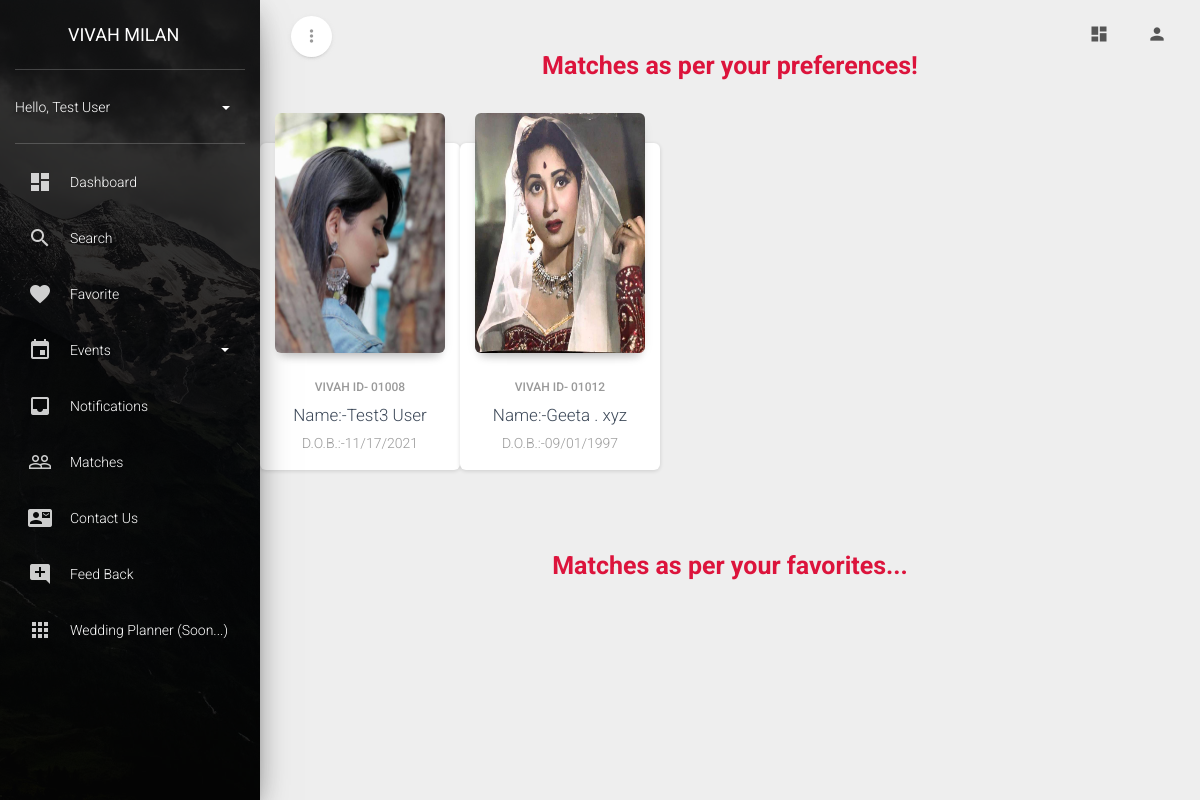
Screenshot of /matches (signed in) with the database file from the repository.
### webapp/models.py (models this page shows)
class Candidate(models.Model):
    user_id = models.OneToOneField(User, on_delete=models.CASCADE)
    candidate_id = models.CharField(max_length=10, default=gen_candidate_id, editable=True)
    Profile_pic = models.ImageField(upload_to=user_directory_path)
    Name = models.CharField(max_length=200)
    Gender = models.CharField(max_length=10)
    DOB = models.CharField(max_length=40)
    Occupation_type = models.CharField(max_length=40)
    Occupation_detail = models.CharField(max_length=500, null=True, blank=True)
    Education_title = models.CharField(max_length=20)
    Education_area = models.CharField(max_length=200)
    Hobby = models.CharField(max_length=500)
    About = models.CharField(max_length=500)
    Marital_st = models.CharField(max_length=30)
    Height = models.FloatField()
    Blood_group = models.CharField(max_length=30)
    Birth_name = models.CharField(max_length=50)
    Birth_time = models.CharField(max_length=30)
    Birth_place = models.CharField(max_length=50)
    Mother_tong = models.CharField(max_length=30)
    Complexion = models.CharField(max_length=30)
    Annual_income = models.CharField(max_length=30)
    First_gotra = models.CharField(max_length=30)
    Second_gotra = models.CharField(max_length=30)
    Address = models.CharField(max_length=500)
    City = models.CharField(max_length=50)
    Country = models.CharField(max_length=30)
    Postal_code = models.BigIntegerField()
    Email = models.EmailField()
    Contact_1 = models.BigIntegerField()
    Contact_1_name = models.CharField(max_length=100)
    Contact_1_relation = models.CharField(max_length=30)
    Contact_2 = models.BigIntegerField(null=True, blank=True)
    Contact_2_name = models.CharField(max_length=100, null=True, blank=True)
    Contact_2_relation = models.CharField(max_length=30, null=True, blank=True)
    Family = models.CharField(max_length=30)
    Fathers_name = models.CharField(max_length=150)
    Fathers_occupation = models.CharField(max_length=100)
    Mothers_name = models.CharField(max_length=150)
    Mothers_occupation = models.CharField(max_length=100)
    Number_brother = models.IntegerField()
    Brother_detail = models.CharField(max_length=500, null=True, blank=True)
    Number_sister = models.IntegerField()
    Sister_detail = models.CharField(max_length=500, null=True, blank=True)
    Partner_compx = models.CharField(max_length=100)
    Partner_occupation = models.CharField(max_length=100)
    Preffered_city = models.CharField(max_length=100)
    Partner_agefrom = models.IntegerField()
    Partner_ageto = models.IntegerField()
    Partner_height = models.FloatField()
    Partner_income = models.CharField(max_length=50)
    Partner_qualification = models.CharField(max_length=100)
    Approve_choices = (
        ('No', 'No'),
        ('Yes', 'Yes')
    )
    Approval = models.CharField(max_length=10, choices=Approve_choices, default='No')
    Member_choices = (
        ('Normal', 'Normal'),
        ('Premium', 'Premium')
    )
    Member = models.CharField(max_length=10, choices=Member_choices, default='Normal')

### webapp/views.py (the view)
# urls.py: path('matches', views.matches, name='matches'),
def matches(request):
    if request.user.is_authenticated:
        user = Candidate.objects.filter(user_id=request.user)
        if len(user) == 0:
            messages.info(request, 'Please create your profile!')
            return render(request, 'webapp/new_profile.html')
        user = Candidate.objects.filter(Q(user_id=request.user) & Q(Approval='Yes'))
        if len(user) == 0:
            messages.info(request, 'Your profile is not approved yet!')
            return render(request, 'webapp/matches.html')
        else:
            user = Candidate.objects.get(user_id=request.user)
            approved = Candidate.objects.filter(Approval='Yes')
            rec1 = approved.filter(Height__gte=user.Partner_height).exclude(Gender=user.Gender)
            rec = rec1.filter(Q(City__icontains=user.Preffered_city) | Q(Annual_income__icontains=user.Partner_income))
            if len(rec) == 0:
                rec = rec1
            fav = Favorite.objects.filter(user=request.user)
            if len(fav) != 0:
                data1 = Candidate.objects.all().exclude(Gender=user.Gender)
                if len(data1) == 0:
                    return render(request, 'webapp/matches.html', {'rec': rec})
                else:
                    datadf = pd.DataFrame.from_records(data1.values())
                    datadf['About'] = datadf['About'].fillna(' ')
                    tfv = TfidfVectorizer(min_df=1, max_features=None, strip_accents='unicode',
                                          analyzer='word', token_pattern=r'\w{1,}', ngram_range=(1, 3),
                                          stop_words='english')
                    tfv_matrix = tfv.fit_transform(datadf['About'])
                    sig = sigmoid_kernel(tfv_matrix, tfv_matrix)
                    indices = pd.Series(datadf.index, index=datadf['candidate_id']).drop_duplicates()
                    user = request.user
                    approved = Candidate.objects.filter(Approval='Yes')
                    t_user = approved.filter(candidate_id__in=Favorite.objects.filter(user=user).values('Profile'))[0]
                    get_user = t_user.candidate_id
                    idx = indices[get_user]
                    sig_scores = list(enumerate(sig[idx]))
                    sig_scores = sorted(sig_scores, key=lambda x: x[1], reverse=True)
                    sig_scores = sig_scores[1:3]
                    can_indices = [i[0] for i in sig_scores]
                    ans = datadf['candidate_id'].iloc[can_indices]
                    cands = ans.values
                    approved = Candidate.objects.filter(Approval='Yes')
                    rec2 = approved.filter(candidate_id__in=[i for i in cands])
                    rec3 = rec.exclude(candidate_id__in=[i for i in cands])
                    return render(request, 'webapp/matches.html', {'rec': rec3, 'rec2': rec2})
            else:
                return render(request, 'webapp/matches.html', {'rec': rec})
    else:
        messages.info(request, 'Login required!')
        return render(request, 'webapp/home.html')

### webapp/templates/webapp/matches.html (shortened to what this page needs)
{% extends 'webapp/basic.html' %}
{% block body %}
{% load static %}
<div class="main">
    <div class="container mt-4">
        <div class="header text-center mt-5">
            <h3 style="color:#DC143C; font-weight: bold;">Matches as per your preferences!</h3>
        </div>
        <div class="row">
            {% for i in rec %}
            <div class="col-sm-2.3 tp-4">
                <div class="card card-product">
                    <div class="card-header card-header-image" data-header-animation="true">
                        <a href="#pablo">
                            <img class="img" src="{{i.Profile_pic.url}}" style="width:170px;height:240px;">
                        </a>
                    </div>
                    <div class="card-body">
                        <div class="card-actions text-center">
                            <form action="view_profile" method="POST">
                                <button class="btn btn-rose btn-round">View Profile</button>
                            </form>
                        </div>
                        <h6 class="card-category text-gray">Vivah ID- {{i.candidate_id}}</h6>
                        <h5 class="card-title">Name:-{{ i.Name }}</h5>
                        <div class="card-description">
                            D.O.B.:-{{ i.DOB }}
                        </div>
                    </div>
                </div>
            </div>
            {% endfor %}
        </div>
    </div>
    <div class="container mt-4"">
        <div class=" header text-center mt-5">
        <h3 style="color:#DC143C; font-weight: bold;">Matches as per your favorites...</h3>
    </div>
</div>
</div>
{% endblock body %}

### webapp/templates/webapp/basic.html (shortened to what this page needs)
<!DOCTYPE html>
<html lang="en">
<head>
    {% load static %}
    <link rel="stylesheet" href="https://maxcdn.bootstrapcdn.com/font-awesome/latest/css/font-awesome.min.css">
    <link href="{% static 'css/material-dashboard.css' %}" rel="stylesheet" />
</head>
<body class="">
    <div class="wrapper ">
        <div class="sidebar" data-color="azure" data-background-color="black" data-image="{% static 'img/sidebar-1.jpg' %}">
            <div class="logo"><a href="" class="simple-text logo-mini">
                </a>
                <a href="" class="simple-text logo-normal">
                    Vivah Milan</a>
            </div>
            {% if user.is_authenticated %}
            <div class="sidebar-wrapper">
                <div class="user">
                    <div class="user-info">
                        <a data-toggle="collapse" href="#collapseExample" class="username">
                            <span>
                                Hello, {{user.first_name}} {{user.last_name}}
                                <b class="caret"></b>
                            </span>
                        </a>
                    </div>
                </div>
                <ul class="nav">
                    <li class="nav-item ">
                        <a class="nav-link" href="/dashboard">
                            <i class="material-icons">dashboard</i>
                            <p> Dashboard </p>
                        </a>
                    </li>
                    <li class="nav-item ">
                        <a class="nav-link" href="/search">
                            <i class="material-icons">search</i>
                            <p> Search </p>
                        </a>
                    </li>
                    <li class="nav-item ">
                        <a class="nav-link" href="/favorites">
                            <i class="material-icons">favorite</i>
                            <p> Favorite </p>
                        </a>
                    </li>
                    <li class="nav-item ">
                        <a class="nav-link" data-toggle="collapse" href="#events">
                            <i class="material-icons">event</i>
                            <p> Events
                                <b class="caret"></b>
                            </p>
                        </a>
                    </li>
                    <li class="nav-item ">
                        <a class="nav-link" href="/notifications">
                            <i class="material-icons">inbox</i>
                            <p> Notifications </p>
                        </a>
                    </li>
                    <li class="nav-item ">
                        <a class="nav-link" href="/matches">
                            <i class="material-icons">people_outline</i>
                            <p> Matches </p>
                        </a>
                    </li>
                    <li class="nav-item ">
                        <a class="nav-link" href="/contact">
                            <i class="material-icons">contact_mail</i>
                            <p> Contact Us </p>
                        </a>
                    </li>
                    <li class="nav-item ">
                        <a class="nav-link" href="/feedback">
                            <i class="material-icons">add_comment</i>
                            <p> Feed Back </p>
                        </a>
                    </li>
                    <li class="nav-item ">
                        <a class="nav-link" href="">
                            <i class="material-icons">apps</i>
                            <p> Wedding Planner (Soon...)</p>
                        </a>
                    </li>
                </ul>
            </div>
            {% endif %}
        </div>
        <div class="main-panel">
            <nav class="navbar navbar-expand-lg navbar-transparent navbar-absolute fixed-top ">
                <div class="container-fluid">
                    <div class="navbar-wrapper">
                        <div class="navbar-minimize">
                            <button id="minimizeSidebar" class="btn btn-just-icon btn-white btn-fab btn-round">
                                <i class="material-icons text_align-center visible-on-sidebar-regular">more_vert</i>
                            </button>
                        </div>
                    </div>
                    <div class="collapse navbar-collapse justify-content-end">
                        <ul class="navbar-nav">
                            <li class="nav-item">
                                <a class="nav-link" href="/dashboard">
                                    <i class="material-icons">dashboard</i>
                                </a>
                            </li>
                            <li class="nav-item dropdown">
                                <a class="nav-link" href="javascript:;" id="navbarDropdownProfile" data-toggle="dropdown" aria-haspopup="true" aria-expanded="false">
                                    <i class="material-icons">person</i>
                                </a>
                            </li>
                        </ul>
                    </div>
                </div>
            </nav>
            {% block body %} {% endblock %}
        </div>
    </div>
</body>
</html>

### rows the page displays
Candidate: Profile_pic (picture), candidate_id "01008", Name "Test3 User", DOB "11/17/2021"
Candidate: Profile_pic (picture), candidate_id "01012", Name "Geeta . xyz", DOB "09/01/1997"

### other values shown
{{ user.first_name }} "Test"
{{ user.last_name }} "User"
